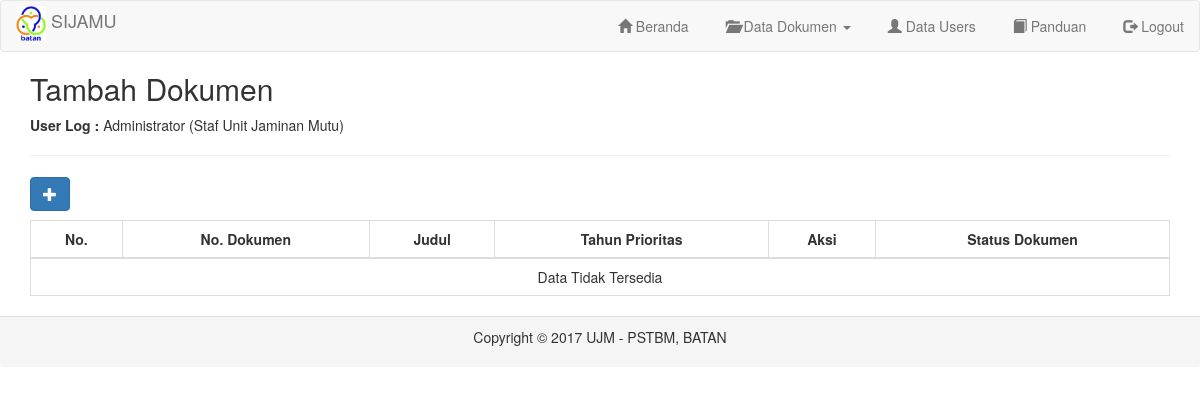
/on-admin/menu_0.php (signed in), run on an earlier commit of the app's database.
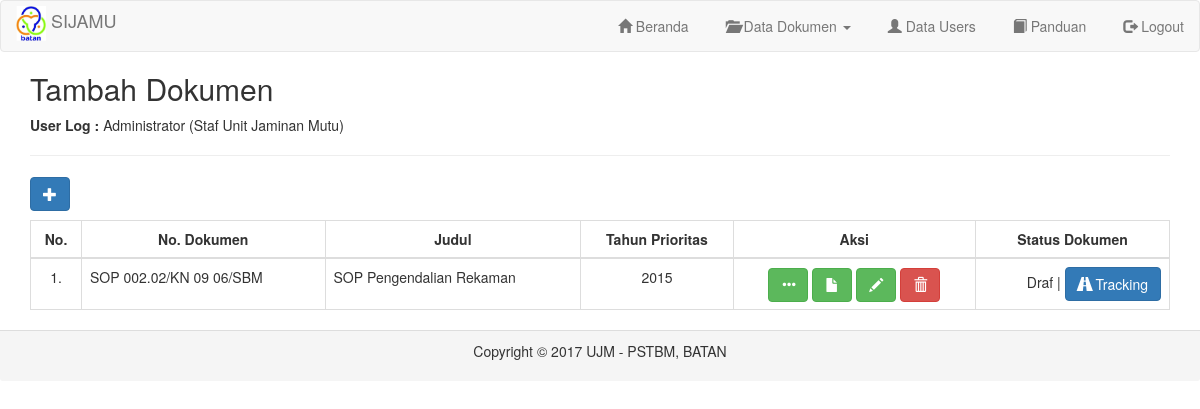
And on a later commit of the database.
### tables this page shows
CREATE TABLE `tbl_dokumen` (
  `id` int(100) NOT NULL,
  `tgl_upload` varchar(30) NOT NULL,
  `kode_jenis` varchar(30) NOT NULL,
  `no_dokumen` varchar(30) NOT NULL,
  `judul_dokumen` varchar(225) NOT NULL,
  `keterangan_output` text NOT NULL,
  `tahun_prioritas` int(11) NOT NULL,
  `kode_org` varchar(30) NOT NULL,
  `status` enum('Draf','Telah Diperiksa','Telah Disahkan','Terkendali','Tergandakan','Telah Didistribusi','Tidak Berlaku','Telah Dihapus') NOT NULL,
  `file` varchar(100) NOT NULL,
  `file_type` varchar(100) NOT NULL,
  `file_size` int(11) NOT NULL,
  `id_user` varchar(30) NOT NULL,
  `last_edited` varchar(30) NOT NULL
);

### on-admin/menu_0.php (the view, shortened to what this page needs)
<?php
require '_header.php';
$id_user = $_SESSION['id'];
?>
<div class="container">
  <h2>Tambah Dokumen</h2>
  <p><b>User Log :</b> <?php echo $_SESSION['nama']." (".$_SESSION['jabatan'].")" ?></p>
  <hr />
  <p>
    <a href='#' class='btn btn-primary glyphicon glyphicon-plus' data-target='#ModalAdd' data-toggle='modal' title='Tambah Dokumen Baru'></a>
  </p>
<table id="mytable" class="table table-bordered">
    <thead>
      <th>No.</th>
      <th>No. Dokumen</th>
      <th>Judul</th>
      <th>Tahun Prioritas</th>
      <th>Aksi</th>
      <th>Status Dokumen</th>
    </thead>
<?php
  include "../koneksi.php";
  $no = 0;
  $result_dokumen = mysqli_query($connect,"SELECT * FROM tbl_dokumen WHERE status NOT IN ('Tidak Berlaku','Telah Dihapus') AND id_user='$id_user'");
  if($result_dokumen) {
    if($result_dokumen->num_rows > 0) {
      while ($row_dokumen = $result_dokumen->fetch_object()) {
          $no++;
?>
          <tr class="text-center">
            <td><?php echo "$no."; ?></td>
            <td class="text-left"><?php echo $row_dokumen->no_dokumen; ?></td>
            <td class="text-left"><?php echo $row_dokumen->judul_dokumen; ?></td>
            <td><?php echo $row_dokumen->tahun_prioritas; ?></td>
            <td>
              <a href='#' class="open_modal_details btn btn-success glyphicon glyphicon-option-horizontal" id='<?php echo $row_dokumen->id; ?>' title="View Details"></a>
              <a href='<?php echo "../files/uploads/draf/$row_dokumen->file"; ?>' target="_blank" title="Open File" class="btn btn-success glyphicon glyphicon-file"></a>
              <?php
                $status = $row_dokumen->status;
                if($status == "Draf" || $status == "Telah Diperiksa") {
                  echo " <a href='#' class=\"open_modal_edit btn btn-success glyphicon glyphicon-pencil\" id='$row_dokumen->id' title='Edit Data'></a>";
                  echo " <a href='#' onclick=\"confirm_delete('proses_delete_dokumen.php?&id=$row_dokumen->id;');\" class='btn btn-danger glyphicon glyphicon-trash' title='Delete'></a>";
                }
              ?>
            </td>
            <td class="text-right">
              <?php
                echo $status." | <a href='#' class='open_modal_tracking btn btn-primary' id='".$row_dokumen->id."' title='Show Document Tracking'><span class='glyphicon glyphicon-road'></span> Tracking</a>";
              ?>
            </td>
          </tr>
<?php
      }
    } else {
      echo "<tr>";
        echo "<td colspan='6' class='text-center'>Data Tidak Tersedia</td>";
      echo "</tr>";
    }
  }
?>
</table>
</div>
<?php
require '_footer.php';
?>

What changed in the data, as far as the page shows it:
added tbl_dokumen: no_dokumen "SOP 002.02/KN 09 06/SBM", judul_dokumen "SOP Pengendalian Rekaman", tahun_prioritas "2015", status "Draf"
Also different on the page:
text no longer shown: "Data Tidak Tersedia"
